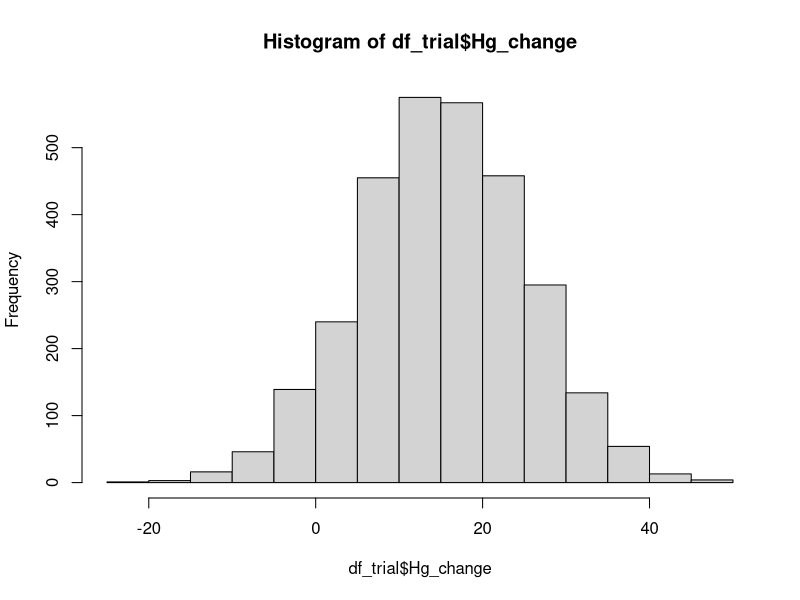
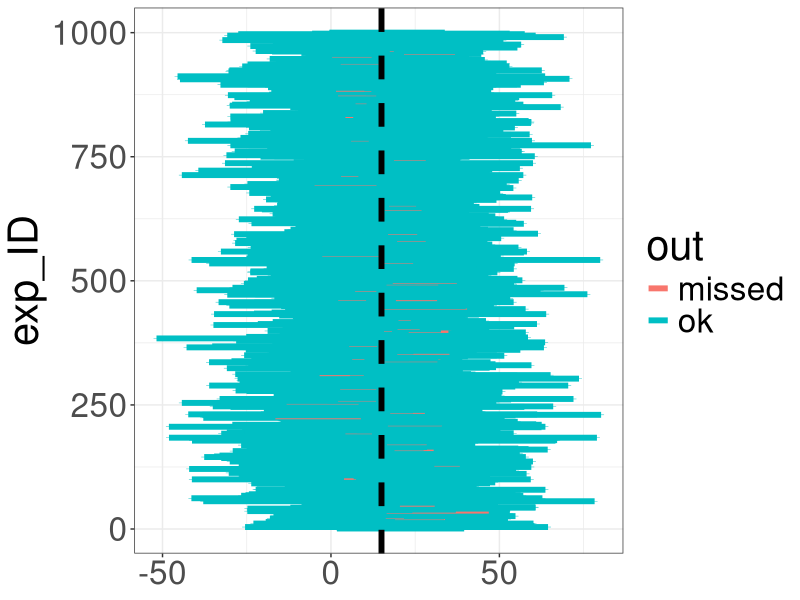
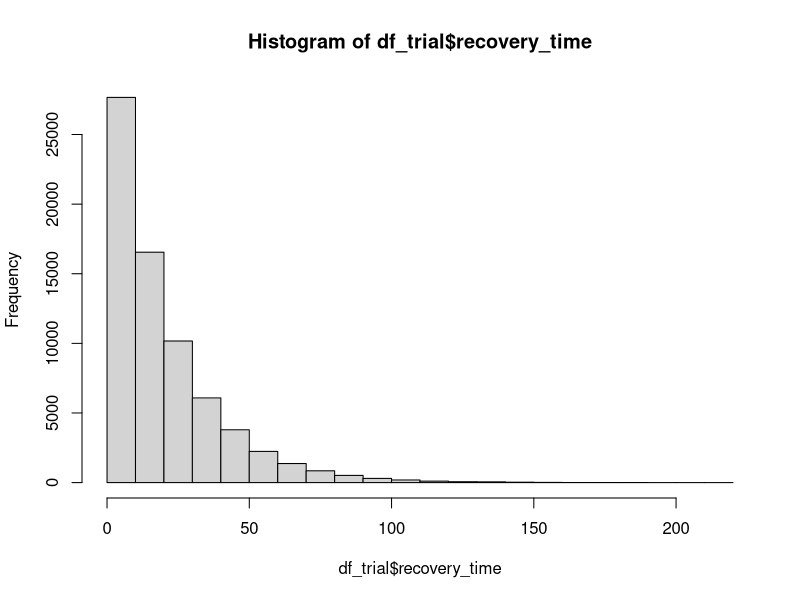

Generate these figures, in order, with R:
## ---- chunk 1
knitr::opts_chunk$set(echo = TRUE)

library(tidyverse)

## ---- chunk 2

sample_size <- 750 # Количество пациентов, прошедших, терапию

Hg_improve <- 15 # Истинное среднее изменение уровня Hg (в ГЕНЕРАЛЬНОЙ СОВОКУПНОСТИ)

Hg_sd <- 10 # Разброс в улучшении Hg

df_trial <- data.frame(
  ID = 1:sample_size,
  Hg_change = rnorm(sample_size, mean = Hg_improve, sd = Hg_sd)
)

t.test(Hg_change ~ 1, conf.level = 0.095, data = df_trial) #получили среднее и ДИ (только на них смотрим)

#запускаем т тест используя пайп, только тут мы в data указываем ., что означает возьми из указанного в пайпе датасета
trial_results <- df_trial %>% 
  t.test(Hg_change ~ 1, conf.level = 0.95, data = .) %>% 
  broom::tidy() %>% 
  mutate(CI_width = conf.high - conf.low) #создали столбик с шириной ДИ
  
trial_results

# Что происходит с ДИ при изменении:
# - объема выборки?
# - стандартного отклонения?
# - уровня доверия?

## ---- chunk 3

num_experiments <- 1000 # Сколько экспериментов будем проводить?

sample_size <- 3 # Количество пациентов, прошедших, терапию
Hg_improve <- 15 # Истинное среднее изменение уровня Hg (в ГЕНЕРАЛЬНОЙ СОВОКУПНОСТИ)
Hg_sd <- 10 # Разброс в улучшении Hg

df_trial <- data.frame(
  exp_ID = rep(1:num_experiments, each = sample_size),
  patient_ID = rep(1:sample_size, num_experiments),
  Hg_change = rnorm(sample_size*num_experiments, mean = Hg_improve, sd = Hg_sd)
)

hist(df_trial$Hg_change)

trial_results <- df_trial %>% 
  group_by(exp_ID) %>% 
  nest() %>% 
  mutate(est_results = purrr::map(data, ~t.test(Hg_change ~ 1, conf.level = 0.95, data = .))) %>% 
  mutate(vector_est_results = purrr::map(est_results, ~ broom::tidy(.))) %>% 
  dplyr::select(-c(data,est_results)) %>% 
  unnest(vector_est_results) %>% 
  mutate(CI_width = conf.high - conf.low) %>% 
  mutate(out = ifelse((Hg_improve < conf.high) & (Hg_improve > conf.low), 'ok', 'missed'))

table(trial_results$out)

mean(trial_results$CI_width)

# Как зависит вероятность промаха при изменении:
# - объема выборки?
# - стандартного отклонения?
# - уровня доверия?

## ---- chunk 4

ggplot(trial_results, aes(y = exp_ID)) +
  geom_errorbar(mapping = aes(xmin = conf.low, xmax = conf.high, color = out), size = 2) +
  geom_vline(xintercept=Hg_improve, linetype="dashed", 
                color = "black", size=2) +
  theme_bw() +
  theme(text = element_text(size = 30))  


## ---- chunk 5

num_experiments <- 1000 # Сколько центров поучаствует в эксперименте?

sample_size <- 70 # Количество пациентов, прошедших, терапию
avg_recovery_time <- 20 # Истинное среднее время до выздоровления (в ГЕНЕРАЛЬНОЙ СОВОКУПНОСТИ)

df_trial <- data.frame(
  exp_ID = rep(1:num_experiments, each = sample_size),
  patient_ID = rep(1:sample_size, num_experiments),
  recovery_time = rexp(sample_size*num_experiments, rate = 1/avg_recovery_time) 
)

hist(df_trial$recovery_time)

trial_results <- df_trial %>% 
  group_by(exp_ID) %>% 
  nest() %>% 
  mutate(est_results = purrr::map(data, ~t.test(recovery_time ~ 1, conf.level = 0.95, data = .))) %>% 
  mutate(vector_est_results = purrr::map(est_results, ~ broom::tidy(.))) %>% 
  dplyr::select(-c(data,est_results)) %>% 
  unnest(vector_est_results) %>% 
  mutate(CI_width = conf.high - conf.low) %>% 
  mutate(out = ifelse((avg_recovery_time < conf.high) & (avg_recovery_time > conf.low), 'ok', 'missed'))

table(trial_results$out)

# Как зависит вероятность промаха при изменении:
# - объема выборки?

## ---- chunk 6

sample_size <- 30 # Количество пациентов, прошедших терапию в каждой из групп

avg_recovery_time_R <- 20 # Истинное среднее время выздоровление для референса (в ГЕНЕРАЛЬНОЙ СОВОКУПНОСТИ)

avg_recovery_time_T <- 10 # Истинное среднее время выздоровление для теста (в ГЕНЕРАЛЬНОЙ СОВОКУПНОСТИ)

time_sd <- 3 # Разброс во времени выздоровление 

df_trial <- data.frame(
  arm = rep(c('R', 'T'), each = sample_size),
  patient_ID = rep(1:sample_size, 2),
  recovery_time = c(rnorm(sample_size, mean = avg_recovery_time_R, sd = time_sd),
                    rnorm(sample_size, mean = avg_recovery_time_T, sd = time_sd))
)

trial_results <- df_trial %>% 
  t.test(recovery_time ~ arm, conf.level = 0.95, data = .) %>% 
  broom::tidy() 
    
# ДИ для чего показывает функция?

## ---- chunk 7

## ---- chunk 8

prop.test(3, 10) # Стандартный запуск оценки доли

sample_size <- 100 # Количество пациентов, прошедших терапию в каждой из групп

p_recovery <- 0.2 # Истинная вероятность выздоровления (в ГЕНЕРАЛЬНОЙ СОВОКУПНОСТИ)

df_trial <- data.frame(
  patient_ID = 1:sample_size,
  recovery_status = sample(c(1,0), sample_size, replace = TRUE, prob = c(p_recovery, 1 - p_recovery))
)

trial_results <- df_trial %>% 
  count(recovery_status, name = "k") 

prop.test(trial_results$k[1], sample_size)

prop.test(trial_results$k[1], sample_size) %>% 
  broom::tidy()

prop.test(trial_results$k[2], sample_size)

prop.test(trial_results$k[2], sample_size) %>% 
  broom::tidy()

## ---- chunk 9

prop.test(c(3,5), c(10,20)) # Стандартный запуск оценки разницы долей доли

#Если работаем с дата фреймом:

sample_size <- 100 # Количество пациентов, прошедших терапию в каждой из групп

p_R <- 0.1 # Истинная вероятность выздоровления для референса (в ГЕНЕРАЛЬНОЙ СОВОКУПНОСТИ)

p_T <- 0.2 # Истинная вероятность выздоровления для теста (в ГЕНЕРАЛЬНОЙ СОВОКУПНОСТИ)

df_trial <- data.frame(
  arm = rep(c('R', 'T'), each = sample_size),
  patient_ID = rep(1:sample_size, 2),
  recovery_status = c(sample(c(1,0), sample_size, replace = TRUE, prob = c(p_R, 1 - p_R)),
                      sample(c(1,0), sample_size, replace = TRUE, prob = c(p_T, 1 - p_T)))
)

trial_results <- df_trial %>% 
  count(arm, recovery_status, name = "k") %>% 
  filter(recovery_status == 1)  #оставляют только числовые значения для случаев произошедших событий

prop.test(c(trial_results$k[1], trial_results$k[2]), c(sample_size, sample_size))

prop.test(c(trial_results$k[1], trial_results$k[2]), c(sample_size, sample_size)) %>% 
  broom::tidy()

## ---- chunk 10

sample_size <- 1000 # Количество пациентов, прошедших терапию в каждой из групп

p_R <- 0.1 # Истинная вероятность выздоровления для референса (в ГЕНЕРАЛЬНОЙ СОВОКУПНОСТИ)

p_T <- 0.2 # Истинная вероятность выздоровления для теста (в ГЕНЕРАЛЬНОЙ СОВОКУПНОСТИ)

df_trial <- data.frame(
  arm = rep(c('R', 'T'), each = sample_size),
  patient_ID = rep(1:sample_size, 2),
  recovery_status = c(sample(c(1,0), sample_size, replace = TRUE, prob = c(p_R, 1 - p_R)),
                      sample(c(1,0), sample_size, replace = TRUE, prob = c(p_T, 1 - p_T)))
)

fisher.test(df_trial$arm, df_trial$recovery_status)

fisher.test(df_trial$arm, df_trial$recovery_status) %>% 
  broom::tidy()

## ---- chunk 11

sample_size <- 100 # Количество пациентов, прошедших, терапию

Hg_improve <- 20 # Истинное среднее изменение уровня Hg (в ГЕНЕРАЛЬНОЙ СОВОКУПНОСТИ)

Hg_sd <- 6 # Разброс в улучшении Hg

Hg_change <- rnorm(sample_size, 
                   mean = Hg_improve, 
                   sd = Hg_sd) # На сколько изменился Hg у пациентов?

# Меряем, на сколько изменилось давление после терапии:
result <- t.test(Hg_change, 
                 conf.level = 0.95)

print('Двусторонний ДИ:')
print(result)

result <- t.test(Hg_change, 
                 conf.level = 0.95, 
                 alternative = 'greater')
print('Односторонний ДИ:')
print(result)

# Попробуйте правосторонний ДИ:

result <- t.test(Hg_change, 
                 conf.level = 0.95, 
                 alternative = 'less')
print('Односторонний ДИ:')
print(result)


